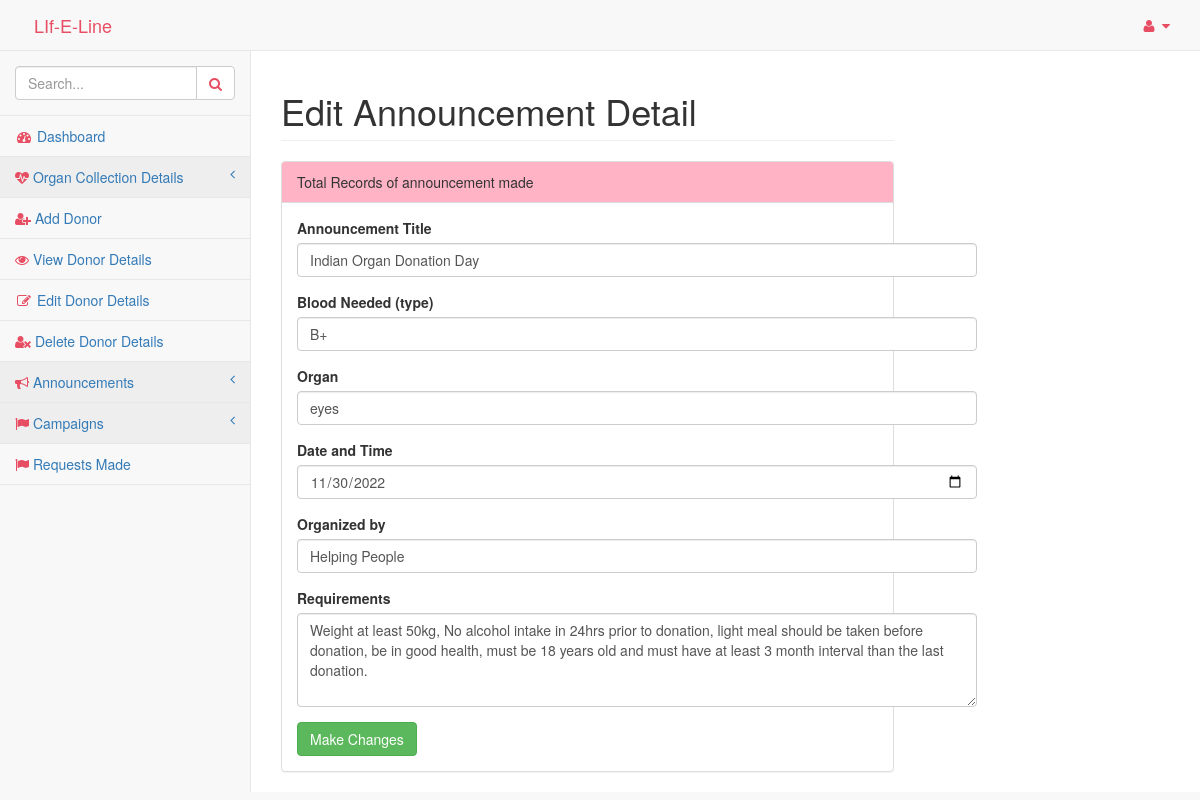
Screenshot of /pages/editannouncement.php?id=1 with the database file from the repository.
### tables this page shows
CREATE TABLE `announce` (
  `id` int(11) NOT NULL,
  `announcement` varchar(50) NOT NULL,
  `bloodneed` varchar(3) NOT NULL,
  `organ` varchar(15) DEFAULT NULL,
  `dat` date NOT NULL,
  `organizer` varchar(50) NOT NULL,
  `requirements` text NOT NULL
);

### pages/editannouncement.php (the view, shortened to what this page needs)
<!DOCTYPE html>
<html lang="en">
<head>
    <link href="../vendor/bootstrap/css/bootstrap.min.css" rel="stylesheet">
    <link href="../vendor/metisMenu/metisMenu.min.css" rel="stylesheet">
    <link href="../dist/css/sb-admin-2.css" rel="stylesheet">
    <link href="../vendor/font-awesome/css/font-awesome.min.css" rel="stylesheet" type="text/css">
    <link rel="stylesheet" href="../icofont/icofont.min.css">
</head>
<body>
    <div id="wrapper">
        <?php include 'includes/nav.php'?>
        <div id="page-wrapper">
            <div class="row">
                <div class="col-lg-12">
                    <h1 class="page-header">Edit Announcement Detail</h1>
                </div>
            </div>
            <div class="row">
                <div class="col-lg-12">
                    <div class="panel panel-default">
                        <div class="panel-heading" style="background-color: rgb(255, 179, 197)">
                            Total Records of announcement made
                        </div>
                        <div class="panel-body">
                            <div class="row">
                                <div class="col-lg-6">
								<?php
									include 'dbconnect.php';
									$id=$_GET['id'];
									$qry= "select * from announce where id='$id'";
									$result=mysqli_query($conn,$qry);
									while($row=mysqli_fetch_array($result)){
								?>
                                    <form role="form" action="editedannounce.php" method="post">
                                        <div class="form-group">
                                            <label>Announcement Title</label>
                                            <input class="form-control" name="announcement" type="text" value='<?php echo $row['announcement']; ?>' required>
                                        </div>
                                        <div class="form-group">
                                            <label>Blood Needed (type)</label>
                                            <input class="form-control" type="text" name="bloodneed" value='<?php echo $row['bloodneed']; ?>' required>
                                        </div>
                                        <div class="form-group">
                                            <label>Organ</label>
                                            <input class="form-control" type="text" name="organ" value='<?php echo $row['organ']; ?>' required>
                                        </div>
                                        <div class="form-group">
                                            <label>Date and Time</label>
                                            <input class="form-control" name="dat" type="date" value='<?php echo $row['dat']; ?>' required>
                                        </div>
                                        <div class="form-group">
                                                <label>Organized by</label>
                                                <input class="form-control" type="text" name="organizer" value='<?php echo $row['organizer']; ?>' required>
                                            </div>
                                        <div class="form-group">
                                                <label>Requirements</label>
                                                <textarea class="form-control" rows="4" name="requirements" type="text" required><?php echo $row['requirements']; ?></textarea>
                                            </div>
                                        <button type="submit" class="btn btn-success">Make Changes</button>
                                    </form>
                                </div>
                                <?php
}
?>
                            </div>
                        </div>
                    </div>
                </div>
            </div>
        </div>
    </div>
</body>
</html>

### rows the page displays
announce: announcement "Indian Organ Donation Day", bloodneed "B+", organ "eyes", dat "11/30/2022", organizer "Helping People", requirements "Weight at least 50kg, No alcohol intake in 24hrs prior to donation, light meal should be taken before donation, be in good health, must be 18 years old and must have at least 3 month interval than the last donation."
